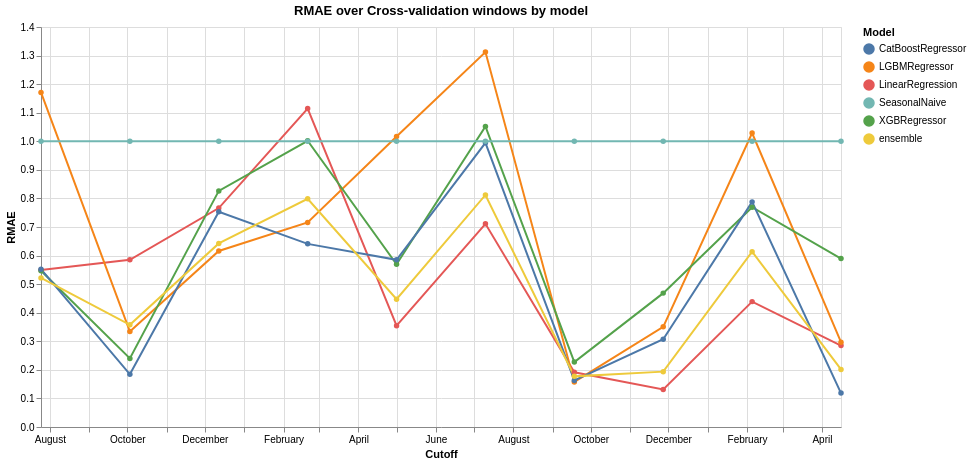

This figure's notebook cell:
### Code cell
long_df = pl.DataFrame(cv_evaluation).unpivot(
    index=["unique_id", "cutoff", "metric"],
    on=pl.selectors.exclude(["unique_id", "cutoff", "metric"]),
    variable_name="model",
    value_name="value",
)

chart = (
    alt.Chart(long_df.to_pandas())
    .mark_line(point=True)
    .encode(
        x=alt.X("cutoff:T", title="Cutoff"),
        y=alt.Y("value:Q", title="RMAE"),
        color=alt.Color("model:N", title="Model"),
        tooltip=["cutoff:T", "model:N", "value:Q"],
    )
    .properties(width=800, height=400, title="RMAE over Cross-validation windows by model")
)

chart

### Figure 1 — Vega specification as saved in the notebook (floating-point values rounded to 4 significant figures)
{"$schema": "https://vega.github.io/schema/vega/v6.json", "data": [{"name": "source_0", "values": [{"unique_id": "all", "cutoff": "2024-07-25T00:00:00.000", "metric": "rmae_SeasonalNaive", "model": "LinearRegression", "value": 0.5498}, {"unique_id": "all", "cutoff": "2024-10-03T00:00:00.000", "metric": "rmae_SeasonalNaive", "model": "LinearRegression", "value": 0.5851}, {"unique_id": "all", "cutoff": "2024-12-12T00:00:00.000", "metric": "rmae_SeasonalNaive", "model": "LinearRegression", "value": 0.7663}, {"unique_id": "all", "cutoff": "2025-02-20T00:00:00.000", "metric": "rmae_SeasonalNaive", "model": "LinearRegression", "value": 1.114}, {"unique_id": "all", "cutoff": "2025-05-01T00:00:00.000", "metric": "rmae_SeasonalNaive", "model": "LinearRegression", "value": 0.3547}, {"unique_id": "all", "cutoff": "2025-07-10T00:00:00.000", "metric": "rmae_SeasonalNaive", "model": "LinearRegression", "value": 0.7111}, {"unique_id": "all", "cutoff": "2025-09-18T00:00:00.000", "metric": "rmae_SeasonalNaive", "model": "LinearRegression", "value": 0.1915}, {"unique_id": "all", "cutoff": "2025-11-27T00:00:00.000", "metric": "rmae_SeasonalNaive", "model": "LinearRegression", "value": 0.1315}, {"unique_id": "all", "cutoff": "2026-02-05T00:00:00.000", "metric": "rmae_SeasonalNaive", "model": "LinearRegression", "value": 0.4388}, {"unique_id": "all", "cutoff": "2026-04-16T00:00:00.000", "metric": "rmae_SeasonalNaive", "model": "LinearRegression", "value": 0.285}, {"unique_id": "all", "cutoff": "2024-07-25T00:00:00.000", "metric": "rmae_SeasonalNaive", "model": "LGBMRegressor", "value": 1.171}, {"unique_id": "all", "cutoff": "2024-10-03T00:00:00.000", "metric": "rmae_SeasonalNaive", "model": "LGBMRegressor", "value": 0.3342}, {"unique_id": "all", "cutoff": "2024-12-12T00:00:00.000", "metric": "rmae_SeasonalNaive", "model": "LGBMRegressor", "value": 0.6162}, {"unique_id": "all", "cutoff": "2025-02-20T00:00:00.000", "metric": "rmae_SeasonalNaive", "model": "LGBMRegressor", "value": 0.7159}, {"unique_id": "all", "cutoff": "2025-05-01T00:00:00.000", "metric": "rmae_SeasonalNaive", "model": "LGBMRegressor", "value": 1.017}, {"unique_id": "all", "cutoff": "2025-07-10T00:00:00.000", "metric": "rmae_SeasonalNaive", "model": "LGBMRegressor", "value": 1.312}, {"unique_id": "all", "cutoff": "2025-09-18T00:00:00.000", "metric": "rmae_SeasonalNaive", "model": "LGBMRegressor", "value": 0.1579}, {"unique_id": "all", "cutoff": "2025-11-27T00:00:00.000", "metric": "rmae_SeasonalNaive", "model": "LGBMRegressor", "value": 0.3506}, {"unique_id": "all", "cutoff": "2026-02-05T00:00:00.000", "metric": "rmae_SeasonalNaive", "model": "LGBMRegressor", "value": 1.029}, {"unique_id": "all", "cutoff": "2026-04-16T00:00:00.000", "metric": "rmae_SeasonalNaive", "model": "LGBMRegressor", "value": 0.297}, {"unique_id": "all", "cutoff": "2024-07-25T00:00:00.000", "metric": "rmae_SeasonalNaive", "model": "XGBRegressor", "value": 0.5469}, {"unique_id": "all", "cutoff": "2024-10-03T00:00:00.000", "metric": "rmae_SeasonalNaive", "model": "XGBRegressor", "value": 0.24}, {"unique_id": "all", "cutoff": "2024-12-12T00:00:00.000", "metric": "rmae_SeasonalNaive", "model": "XGBRegressor", "value": 0.8263}, {"unique_id": "all", "cutoff": "2025-02-20T00:00:00.000", "metric": "rmae_SeasonalNaive", "model": "XGBRegressor", "value": 1.002}, {"unique_id": "all", "cutoff": "2025-05-01T00:00:00.000", "metric": "rmae_SeasonalNaive", "model": "XGBRegressor", "value": 0.5696}, {"unique_id": "all", "cutoff": "2025-07-10T00:00:00.000", "metric": "rmae_SeasonalNaive", "model": "XGBRegressor", "value": 1.052}, {"unique_id": "all", "cutoff": "2025-09-18T00:00:00.000", "metric": "rmae_SeasonalNaive", "model": "XGBRegressor", "value": 0.2272}, {"unique_id": "all", "cutoff": "2025-11-27T00:00:00.000", "metric": "rmae_SeasonalNaive", "model": "XGBRegressor", "value": 0.4686}, {"unique_id": "all", "cutoff": "2026-02-05T00:00:00.000", "metric": "rmae_SeasonalNaive", "model": "XGBRegressor", "value": 0.7692}, {"unique_id": "all", "cutoff": "2026-04-16T00:00:00.000", "metric": "rmae_SeasonalNaive", "model": "XGBRegressor", "value": 0.5896}, {"unique_id": "all", "cutoff": "2024-07-25T00:00:00.000", "metric": "rmae_SeasonalNaive", "model": "CatBoostRegressor", "value": 0.5524}, {"unique_id": "all", "cutoff": "2024-10-03T00:00:00.000", "metric": "rmae_SeasonalNaive", "model": "CatBoostRegressor", "value": 0.1845}, {"unique_id": "all", "cutoff": "2024-12-12T00:00:00.000", "metric": "rmae_SeasonalNaive", "model": "CatBoostRegressor", "value": 0.7533}, {"unique_id": "all", "cutoff": "2025-02-20T00:00:00.000", "metric": "rmae_SeasonalNaive", "model": "CatBoostRegressor", "value": 0.641}, {"unique_id": "all", "cutoff": "2025-05-01T00:00:00.000", "metric": "rmae_SeasonalNaive", "model": "CatBoostRegressor", "value": 0.5851}, {"unique_id": "all", "cutoff": "2025-07-10T00:00:00.000", "metric": "rmae_SeasonalNaive", "model": "CatBoostRegressor", "value": 0.9947}, {"unique_id": "all", "cutoff": "2025-09-18T00:00:00.000", "metric": "rmae_SeasonalNaive", "model": "CatBoostRegressor", "value": 0.163}, {"unique_id": "all", "cutoff": "2025-11-27T00:00:00.000", "metric": "rmae_SeasonalNaive", "model": "CatBoostRegressor", "value": 0.3074}, {"unique_id": "all", "cutoff": "2026-02-05T00:00:00.000", "metric": "rmae_SeasonalNaive", "model": "CatBoostRegressor", "value": 0.788}, {"unique_id": "all", "cutoff": "2026-04-16T00:00:00.000", "metric": "rmae_SeasonalNaive", "model": "CatBoostRegressor", "value": 0.1188}, {"unique_id": "all", "cutoff": "2024-07-25T00:00:00.000", "metric": "rmae_SeasonalNaive", "model": "SeasonalNaive", "value": 1.0}, {"unique_id": "all", "cutoff": "2024-10-03T00:00:00.000", "metric": "rmae_SeasonalNaive", "model": "SeasonalNaive", "value": 1.0}, {"unique_id": "all", "cutoff": "2024-12-12T00:00:00.000", "metric": "rmae_SeasonalNaive", "model": "SeasonalNaive", "value": 1.0}, {"unique_id": "all", "cutoff": "2025-02-20T00:00:00.000", "metric": "rmae_SeasonalNaive", "model": "SeasonalNaive", "value": 1.0}, {"unique_id": "all", "cutoff": "2025-05-01T00:00:00.000", "metric": "rmae_SeasonalNaive", "model": "SeasonalNaive", "value": 1.0}, {"unique_id": "all", "cutoff": "2025-07-10T00:00:00.000", "metric": "rmae_SeasonalNaive", "model": "SeasonalNaive", "value": 1.0}, {"unique_id": "all", "cutoff": "2025-09-18T00:00:00.000", "metric": "rmae_SeasonalNaive", "model": "SeasonalNaive", "value": 1.0}, {"unique_id": "all", "cutoff": "2025-11-27T00:00:00.000", "metric": "rmae_SeasonalNaive", "model": "SeasonalNaive", "value": 1.0}, {"unique_id": "all", "cutoff": "2026-02-05T00:00:00.000", "metric": "rmae_SeasonalNaive", "model": "SeasonalNaive", "value": 1.0}, {"unique_id": "all", "cutoff": "2026-04-16T00:00:00.000", "metric": "rmae_SeasonalNaive", "model": "SeasonalNaive", "value": 1.0}, {"unique_id": "all", "cutoff": "2024-07-25T00:00:00.000", "metric": "rmae_SeasonalNaive", "model": "ensemble", "value": 0.5219}, {"unique_id": "all", "cutoff": "2024-10-03T00:00:00.000", "metric": "rmae_SeasonalNaive", "model": "ensemble", "value": 0.3576}, {"unique_id": "all", "cutoff": "2024-12-12T00:00:00.000", "metric": "rmae_SeasonalNaive", "model": "ensemble", "value": 0.6425}, {"unique_id": "all", "cutoff": "2025-02-20T00:00:00.000", "metric": "rmae_SeasonalNaive", "model": "ensemble", "value": 0.7987}, {"unique_id": "all", "cutoff": "2025-05-01T00:00:00.000", "metric": "rmae_SeasonalNaive", "model": "ensemble", "value": 0.4473}, {"unique_id": "all", "cutoff": "2025-07-10T00:00:00.000", "metric": "rmae_SeasonalNaive", "model": "ensemble", "value": 0.8122}, {"unique_id": "all", "cutoff": "2025-09-18T00:00:00.000", "metric": "rmae_SeasonalNaive", "model": "ensemble", "value": 0.1772}, {"unique_id": "all", "cutoff": "2025-11-27T00:00:00.000", "metric": "rmae_SeasonalNaive", "model": "ensemble", "value": 0.1938}, {"unique_id": "all", "cutoff": "2026-02-05T00:00:00.000", "metric": "rmae_SeasonalNaive", "model": "ensemble", "value": 0.6134}, {"unique_id": "all", "cutoff": "2026-04-16T00:00:00.000", "metric": "rmae_SeasonalNaive", "model": "ensemble", "value": 0.2015}], "transform": [{"type": "formula", "expr": "toDate(datum['cutoff'])", "as": "cutoff"}]}, {"name": "data_0", "values": [{"cutoff": "2024-07-25T00:00:00.000", "model": "LinearRegression", "value": 0.5498}, {"cutoff": "2024-10-03T00:00:00.000", "model": "LinearRegression", "value": 0.5851}, {"cutoff": "2024-12-12T00:00:00.000", "model": "LinearRegression", "value": 0.7663}, {"cutoff": "2025-02-20T00:00:00.000", "model": "LinearRegression", "value": 1.114}, {"cutoff": "2025-05-01T00:00:00.000", "model": "LinearRegression", "value": 0.3547}, {"cutoff": "2025-07-10T00:00:00.000", "model": "LinearRegression", "value": 0.7111}, {"cutoff": "2025-09-18T00:00:00.000", "model": "LinearRegression", "value": 0.1915}, {"cutoff": "2025-11-27T00:00:00.000", "model": "LinearRegression", "value": 0.1315}, {"cutoff": "2026-02-05T00:00:00.000", "model": "LinearRegression", "value": 0.4388}, {"cutoff": "2026-04-16T00:00:00.000", "model": "LinearRegression", "value": 0.285}, {"cutoff": "2024-07-25T00:00:00.000", "model": "LGBMRegressor", "value": 1.171}, {"cutoff": "2024-10-03T00:00:00.000", "model": "LGBMRegressor", "value": 0.3342}, {"cutoff": "2024-12-12T00:00:00.000", "model": "LGBMRegressor", "value": 0.6162}, {"cutoff": "2025-02-20T00:00:00.000", "model": "LGBMRegressor", "value": 0.7159}, {"cutoff": "2025-05-01T00:00:00.000", "model": "LGBMRegressor", "value": 1.017}, {"cutoff": "2025-07-10T00:00:00.000", "model": "LGBMRegressor", "value": 1.312}, {"cutoff": "2025-09-18T00:00:00.000", "model": "LGBMRegressor", "value": 0.1579}, {"cutoff": "2025-11-27T00:00:00.000", "model": "LGBMRegressor", "value": 0.3506}, {"cutoff": "2026-02-05T00:00:00.000", "model": "LGBMRegressor", "value": 1.029}, {"cutoff": "2026-04-16T00:00:00.000", "model": "LGBMRegressor", "value": 0.297}, {"cutoff": "2024-07-25T00:00:00.000", "model": "XGBRegressor", "value": 0.5469}, {"cutoff": "2024-10-03T00:00:00.000", "model": "XGBRegressor", "value": 0.24}, {"cutoff": "2024-12-12T00:00:00.000", "model": "XGBRegressor", "value": 0.8263}, {"cutoff": "2025-02-20T00:00:00.000", "model": "XGBRegressor", "value": 1.002}, {"cutoff": "2025-05-01T00:00:00.000", "model": "XGBRegressor", "value": 0.5696}, {"cutoff": "2025-07-10T00:00:00.000", "model": "XGBRegressor", "value": 1.052}, {"cutoff": "2025-09-18T00:00:00.000", "model": "XGBRegressor", "value": 0.2272}, {"cutoff": "2025-11-27T00:00:00.000", "model": "XGBRegressor", "value": 0.4686}, {"cutoff": "2026-02-05T00:00:00.000", "model": "XGBRegressor", "value": 0.7692}, {"cutoff": "2026-04-16T00:00:00.000", "model": "XGBRegressor", "value": 0.5896}, {"cutoff": "2024-07-25T00:00:00.000", "model": "CatBoostRegressor", "value": 0.5524}, {"cutoff": "2024-10-03T00:00:00.000", "model": "CatBoostRegressor", "value": 0.1845}, {"cutoff": "2024-12-12T00:00:00.000", "model": "CatBoostRegressor", "value": 0.7533}, {"cutoff": "2025-02-20T00:00:00.000", "model": "CatBoostRegressor", "value": 0.641}, {"cutoff": "2025-05-01T00:00:00.000", "model": "CatBoostRegressor", "value": 0.5851}, {"cutoff": "2025-07-10T00:00:00.000", "model": "CatBoostRegressor", "value": 0.9947}, {"cutoff": "2025-09-18T00:00:00.000", "model": "CatBoostRegressor", "value": 0.163}, {"cutoff": "2025-11-27T00:00:00.000", "model": "CatBoostRegressor", "value": 0.3074}, {"cutoff": "2026-02-05T00:00:00.000", "model": "CatBoostRegressor", "value": 0.788}, {"cutoff": "2026-04-16T00:00:00.000", "model": "CatBoostRegressor", "value": 0.1188}, {"cutoff": "2024-07-25T00:00:00.000", "model": "SeasonalNaive", "value": 1.0}, {"cutoff": "2024-10-03T00:00:00.000", "model": "SeasonalNaive", "value": 1.0}, {"cutoff": "2024-12-12T00:00:00.000", "model": "SeasonalNaive", "value": 1.0}, {"cutoff": "2025-02-20T00:00:00.000", "model": "SeasonalNaive", "value": 1.0}, {"cutoff": "2025-05-01T00:00:00.000", "model": "SeasonalNaive", "value": 1.0}, {"cutoff": "2025-07-10T00:00:00.000", "model": "SeasonalNaive", "value": 1.0}, {"cutoff": "2025-09-18T00:00:00.000", "model": "SeasonalNaive", "value": 1.0}, {"cutoff": "2025-11-27T00:00:00.000", "model": "SeasonalNaive", "value": 1.0}, {"cutoff": "2026-02-05T00:00:00.000", "model": "SeasonalNaive", "value": 1.0}, {"cutoff": "2026-04-16T00:00:00.000", "model": "SeasonalNaive", "value": 1.0}, {"cutoff": "2024-07-25T00:00:00.000", "model": "ensemble", "value": 0.5219}, {"cutoff": "2024-10-03T00:00:00.000", "model": "ensemble", "value": 0.3576}, {"cutoff": "2024-12-12T00:00:00.000", "model": "ensemble", "value": 0.6425}, {"cutoff": "2025-02-20T00:00:00.000", "model": "ensemble", "value": 0.7987}, {"cutoff": "2025-05-01T00:00:00.000", "model": "ensemble", "value": 0.4473}, {"cutoff": "2025-07-10T00:00:00.000", "model": "ensemble", "value": 0.8122}, {"cutoff": "2025-09-18T00:00:00.000", "model": "ensemble", "value": 0.1772}, {"cutoff": "2025-11-27T00:00:00.000", "model": "ensemble", "value": 0.1938}, {"cutoff": "2026-02-05T00:00:00.000", "model": "ensemble", "value": 0.6134}, {"cutoff": "2026-04-16T00:00:00.000", "model": "ensemble", "value": 0.2015}], "transform": [{"type": "formula", "expr": "toDate(datum['cutoff'])", "as": "cutoff"}]}, {"name": "source_0_color_domain_model_0", "values": [{"model": "LinearRegression"}, {"model": "LGBMRegressor"}, {"model": "XGBRegressor"}, {"model": "CatBoostRegressor"}, {"model": "SeasonalNaive"}, {"model": "ensemble"}]}, {"name": "data_0_color_domain_model_1", "values": [{"model": "LinearRegression"}, {"model": "LGBMRegressor"}, {"model": "XGBRegressor"}, {"model": "CatBoostRegressor"}, {"model": "SeasonalNaive"}, {"model": "ensemble"}]}], "marks": [{"type": "group", "name": "layer_0_pathgroup", "from": {"facet": {"data": "source_0", "name": "faceted_path_layer_0_main", "groupby": ["model"]}}, "encode": {"update": {"height": {"field": {"signal": null, "datum": null, "group": "height", "parent": null}}, "width": {"field": {"signal": null, "datum": null, "group": "width", "parent": null}}}}, "marks": [{"type": "line", "name": "layer_0_marks", "from": {"data": "faceted_path_layer_0_main"}, "sort": {"field": "x"}, "encode": {"update": {"stroke": {"field": "model", "scale": "color"}, "tooltip": {"signal": "{\"cutoff\": timeFormat(datum[\"cutoff\"], \"%b %d, %Y\"), \"model\": isValid(datum[\"model\"]) ? isArray(datum[\"model\"]) ? join(datum[\"model\"], '\\n') : datum[\"model\"] : \"\"+datum[\"model\"], \"value\": format(datum[\"value\"], \"\")}"}, "x": {"field": "cutoff", "scale": "x"}, "y": {"field": "value", "scale": "y"}, "defined": {"signal": "isValid(datum[\"cutoff\"]) && isFinite(+datum[\"cutoff\"]) && isValid(datum[\"value\"]) && isFinite(+datum[\"value\"])"}}}, "style": ["line"]}]}, {"type": "symbol", "name": "layer_1_marks", "from": {"data": "data_0"}, "encode": {"update": {"fill": {"field": "model", "scale": "color"}, "opacity": {"value": 1}, "tooltip": {"signal": "{\"cutoff\": timeFormat(datum[\"cutoff\"], \"%b %d, %Y\"), \"model\": isValid(datum[\"model\"]) ? isArray(datum[\"model\"]) ? join(datum[\"model\"], '\\n') : datum[\"model\"] : \"\"+datum[\"model\"], \"value\": format(datum[\"value\"], \"\")}"}, "y": {"field": "value", "scale": "y"}, "x": {"field": "cutoff", "scale": "x"}}}, "style": ["point"]}], "scales": [{"name": "x", "type": "time", "domain": {"fields": [{"data": "source_0", "field": "cutoff"}, {"data": "data_0", "field": "cutoff"}]}, "range": [0, {"signal": "width"}]}, {"name": "y", "type": "linear", "domain": {"fields": [{"data": "source_0", "field": "value"}, {"data": "data_0", "field": "value"}]}, "range": [{"signal": "height"}, 0], "nice": true, "zero": true}, {"name": "color", "type": "ordinal", "domain": {"fields": [{"data": "source_0_color_domain_model_0", "field": "model"}, {"data": "data_0_color_domain_model_1", "field": "model"}], "sort": true}, "range": "category"}], "axes": [{"scale": "x", "orient": "bottom", "gridScale": "y", "tickCount": {"signal": "ceil(width/40)"}, "aria": false, "minExtent": 0, "grid": true, "zindex": 0, "maxExtent": 0, "ticks": false, "domain": false, "labels": false}, {"scale": "y", "domain": false, "zindex": 0, "ticks": false, "tickCount": {"signal": "ceil(height/40)"}, "orient": "left", "gridScale": "x", "grid": true, "labels": false, "maxExtent": 0, "aria": false, "minExtent": 0}, {"scale": "x", "orient": "bottom", "grid": false, "labelFlush": true, "title": "Cutoff", "labelOverlap": true, "tickCount": {"signal": "ceil(width/40)"}, "zindex": 0}, {"scale": "y", "zindex": 0, "title": "RMAE", "orient": "left", "labelOverlap": true, "grid": false, "tickCount": {"signal": "ceil(height/40)"}}], "title": {"text": "RMAE over Cross-validation windows by model", "frame": "group"}, "width": 800, "legends": [{"title": "Model", "stroke": "color", "symbolType": "circle", "fill": "color", "encode": {"symbols": {"update": {"opacity": {"value": 1}}}}}], "padding": 5, "style": "cell", "background": "white", "height": 400}
